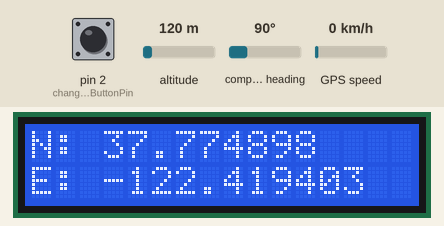
Simulated run of this sketch. Board: Arduino Uno, built with avr-gcc and run on an emulated ATmega328P. Shown: 16×2 character LCD. The inputs (shaded band) are chosen by the test bench; at power-on: pin 2 (changeStateButtonPin) HIGH, altitude 120 m, compass heading 90°, GPS speed 0 km/h. The GPS gets a fix after 3 s at 37.7749, -122.4194 with 8 satellites.

Above: at 3.7 s.
3.8 s: pin 2 (changeStateButtonPin) pulled LOW for 0.15 s
At 5.3 s:
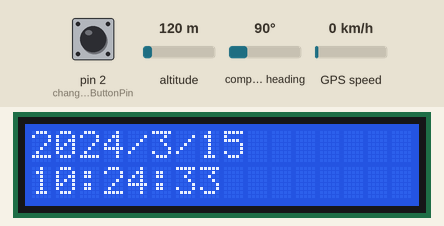
12.6 s: pin 2 (changeStateButtonPin) pulled LOW for 1 s
At 13.5 s:
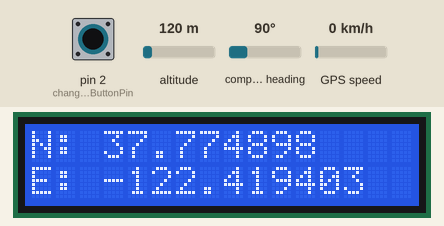
Timing chart, 0 to 15.6 s (numbered marks = the images above; inputs shaded):
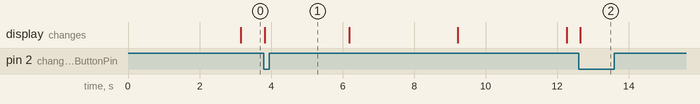

The sketch:

GPS_Navigator.ino
```cpp
#include <LiquidCrystal_I2C.h>
#include <SoftwareSerial.h>
#include <TinyGPS.h>

LiquidCrystal_I2C lcd(0x27, 16, 2);
SoftwareSerial gpsSerial(0, 1); // RX, TX
TinyGPS gps;

// НАСТРОЙКИ
// Интервал отображения данных
const int updateDataInterval = 3000;
// Интервал, по прошествии которого фиксируется ошибка,
// Если данные с GPS-модуля не получены
const int noDataInverval = 5000;
// Скорость передачи данных GPS-модуля
const int gpsBaudrate = 9600;
// Вывод для кнопки изменения режима
const int changeStateButtonPin = 2;

// Флаг успешного получения данных от GPS-модуля
bool isGpsDataReady = false;
// Флаг ошибки получения данных от GPS-модуля
bool gpsDataFail = false;

// Флаг необходимости обновить данные на дисплее
bool updateDisplay = false;

// Данные с GPS-модуля кэшируются для того,
// чтобы можно было выполнять их получение и
// отображение параллельно
float latitude, longitude;
int year;
byte month, day, hours, minutes, seconds, hundredths;

// Перечисление возможных режимов работы программы
// Инициализация (начальная загрузка), отображение координат, отображение времени
enum ProgramState {
  Initialization, Coordinates, Time
};

// Текущий режим работы программы
ProgramState programMode = Initialization;

unsigned long updateDataTimer;

unsigned long changeModeBtnPressedTimer;
bool wasChangeModeBtnPressed = false;

void setup()
{
  // Инициализируем экран
  lcd.init();
  //включаем подсветку
  lcd.backlight();
  //Устанавливаем позицию, начиная с которой выводится текст.
  lcd.setCursor(0, 0);

  lcd.print("Please, wait...");

  // Инициализизруем выводы для работы c GPS-модуля
  gpsSerial.begin(gpsBaudrate);

  // Инициализируем цифровой вход для кнопки изменения режима
  pinMode(changeStateButtonPin, INPUT);

  updateDataTimer = millis();
  changeModeBtnPressedTimer = millis();
}

// Обновляет данные с GPS-модуля
void updateGpsData(TinyGPS &gps) {
  isGpsDataReady = false;

  while (gpsSerial.available()) {
    char c = gpsSerial.read();
    if (gps.encode(c)) {
      unsigned long age;

      gps.f_get_position(&latitude, &longitude, &age);
      gps.crack_datetime(&year, &month, &day, &hours, &minutes, &seconds, &hundredths, &age);

      isGpsDataReady = true;

      if (programMode == Initialization)
        programMode = Coordinates;
    }
  }
}

// Отображает координаты на LCD
void displayGpsData() {
  unsigned long age;

  lcd.clear();

  if (programMode == Coordinates) {


    lcd.print("N: ");
    lcd.print(latitude, 6);
    lcd.setCursor(0, 1);
    lcd.print("E: ");
    lcd.print(longitude, 6);
  }
  else if (programMode == Time) {
    lcd.print(year);
    lcd.print("/");
    lcd.print(month);
    lcd.print("/");
    lcd.print(day);

    lcd.setCursor(0, 1);

    lcd.print(hours);
    lcd.print(":");
    lcd.print(minutes);
    lcd.print(":");
    lcd.print(seconds);
  }
}

// Отображает сообщение об отсутствии данных на LCD
void displayNoData() {
    lcd.clear();
    lcd.print("No data");
    lcd.setCursor(0, 1);
    lcd.print("Check GPS module");
}

void loop()
{
  // Если была нажата кнопка, то обновляем режим работы программы
  int buttonState = digitalRead(changeStateButtonPin);
  bool isButtonPressed = (buttonState == HIGH);

  // Если кнопка была нажата, но сейчас отпущена
  if (wasChangeModeBtnPressed && !isButtonPressed) {
    // Делаем задержку, чтобы исключить дребезг контактов
    delay(10);

    isButtonPressed = (digitalRead(changeStateButtonPin) == HIGH);

    // Если всё равно отпущена, то поймали событие клика
    if (!isButtonPressed) {
      // Переключаем режим работы программы
      if (programMode == Coordinates)
        programMode = Time;
      else if (programMode == Time)
        programMode = Coordinates;

      // Требуем обновления данных на дисплее
      updateDisplay = true;

      // Помечаем кнопку как отпущенную
      wasChangeModeBtnPressed = false;
    }
  }

  // Если кнопка нажата, то запоминаем факт нажатия
  if (!wasChangeModeBtnPressed && isButtonPressed)
    wasChangeModeBtnPressed = true;

  // Если данные с GPS-модуля помечены как устаревшие, то пытаемся обновить их
  if (millis() - updateDataTimer > updateDataInterval) {
    updateGpsData(gps);

    // Если не получается обновить данные долгое время, то поднимаем флаг ошибки
    if (!isGpsDataReady && millis() - updateDataTimer > noDataInverval) {
      if (gpsDataFail == false)
        updateDisplay = true;

      gpsDataFail = true;
    }

    // Если получилось считать новые данные, обновляем таймер
    // и помечаем данные на дисплее устаревшими
    if (isGpsDataReady) {
      updateDisplay = true;

      updateDataTimer = millis();
      gpsDataFail = false;
    }
  }

  // Если требуется обновить данные на дисплее
  if (updateDisplay) {
    if (gpsDataFail) {
      // В случае ошибки получения данных отображаем сообщение об этом
      displayNoData();
      updateDisplay = false;
    }
    else if (isGpsDataReady) {
      // Если данные готовы, показывыем их
      displayGpsData();
      updateDisplay = false;
    }
  }
}
```

Measured:
- after the input at 3.8 s, the display: changes at once (image 1)
- after the input at 12.6 s, the display: changes at once (image 2)
